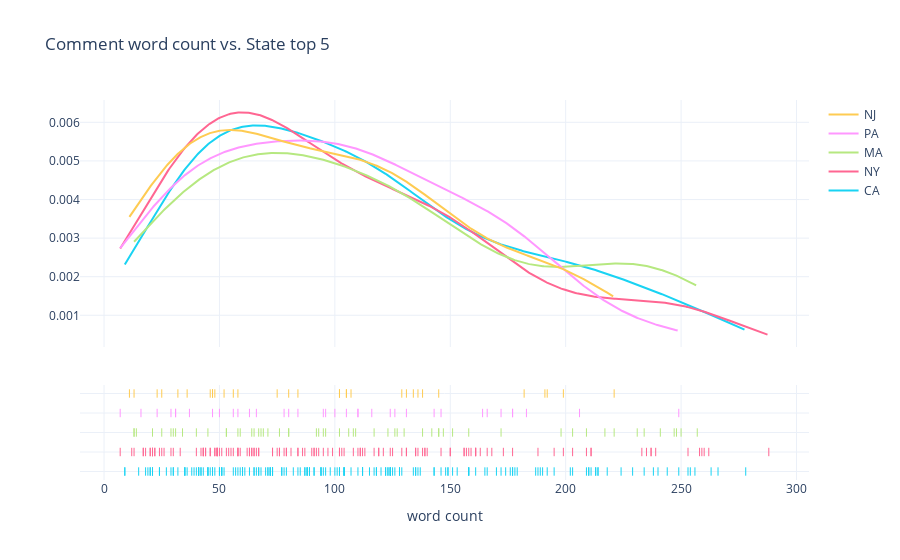

Notebook code cell kept with this figure:
### Code cell
CA_comment = df.query("comment_len > 0 and state_abbrev == 'CA'")['comment_len']
NY_comment = df.query("comment_len > 0 and state_abbrev == 'NY'")['comment_len']
MA_comment = df.query("comment_len > 0 and state_abbrev == 'MA'")['comment_len']
PA_comment = df.query("comment_len > 0 and state_abbrev == 'PA'")['comment_len']
NJ_comment = df.query("comment_len > 0 and state_abbrev == 'NJ'")['comment_len']

fig = ff.create_distplot(hist_data=[CA_comment, NY_comment, MA_comment, PA_comment, NJ_comment],
                         group_labels=['CA', 'NY', 'MA', 'PA', 'NJ'],
                         colors=px.colors.qualitative.Plotly[5:], show_hist=False)

fig.update_layout(title_text="Comment word count vs. State top 5", xaxis_title='word count', template="plotly_white")
fig.show()

### Figure 1 — Plotly figure (JSON) as saved in the notebook; plotly's stock layout.template omitted (floating-point values rounded to 4 significant figures; data arrays with more than 128 entries replaced by an {"elided": "..."} marker saying what was removed)
{"data": [{"legendgroup": "CA", "marker": {"color": "#19D3F3"}, "mode": "lines", "name": "CA", "showlegend": true, "type": "scatter", "x": {"elided": "500 float values"}, "xaxis": "x", "y": {"elided": "500 float values"}, "yaxis": "y"}, {"legendgroup": "NY", "marker": {"color": "#FF6692"}, "mode": "lines", "name": "NY", "showlegend": true, "type": "scatter", "x": {"elided": "500 float values"}, "xaxis": "x", "y": {"elided": "500 float values"}, "yaxis": "y"}, {"legendgroup": "MA", "marker": {"color": "#B6E880"}, "mode": "lines", "name": "MA", "showlegend": true, "type": "scatter", "x": {"elided": "500 float values"}, "xaxis": "x", "y": {"elided": "500 float values"}, "yaxis": "y"}, {"legendgroup": "PA", "marker": {"color": "#FF97FF"}, "mode": "lines", "name": "PA", "showlegend": true, "type": "scatter", "x": {"elided": "500 float values"}, "xaxis": "x", "y": {"elided": "500 float values"}, "yaxis": "y"}, {"legendgroup": "NJ", "marker": {"color": "#FECB52"}, "mode": "lines", "name": "NJ", "showlegend": true, "type": "scatter", "x": {"elided": "500 float values"}, "xaxis": "x", "y": {"elided": "500 float values"}, "yaxis": "y"}, {"legendgroup": "CA", "marker": {"color": "#19D3F3", "symbol": "line-ns-open"}, "mode": "markers", "name": "CA", "showlegend": false, "type": "scatter", "x": {"elided": "176 int values"}, "xaxis": "x", "y": {"elided": "176 str values"}, "yaxis": "y2"}, {"legendgroup": "NY", "marker": {"color": "#FF6692", "symbol": "line-ns-open"}, "mode": "markers", "name": "NY", "showlegend": false, "type": "scatter", "x": {"elided": "135 int values"}, "xaxis": "x", "y": {"elided": "135 str values"}, "yaxis": "y2"}, {"legendgroup": "MA", "marker": {"color": "#B6E880", "symbol": "line-ns-open"}, "mode": "markers", "name": "MA", "showlegend": false, "type": "scatter", "x": [234, 145, 93, 31, 127, 53, 145, 248, 241, 69, 30, 21, 80, 80, 45, 126, 40, 102, 106, 96, 130, 13, 147, 117, 172, 13, 231, 250, 34, 76, 92, 108, 64, 68, 257, 123, 65, 209, 203, 67, 198, 138, 14, 59, 58, 95, 71, 53, 158, 109, 151, 25, 217, 142, 29, 221, 247], "xaxis": "x", "y": ["MA", "MA", "MA", "MA", "MA", "MA", "MA", "MA", "MA", "MA", "MA", "MA", "MA", "MA", "MA", "MA", "MA", "MA", "MA", "MA", "MA", "MA", "MA", "MA", "MA", "MA", "MA", "MA", "MA", "MA", "MA", "MA", "MA", "MA", "MA", "MA", "MA", "MA", "MA", "MA", "MA", "MA", "MA", "MA", "MA", "MA", "MA", "MA", "MA", "MA", "MA", "MA", "MA", "MA", "MA", "MA", "MA"], "yaxis": "y2"}, {"legendgroup": "PA", "marker": {"color": "#FF97FF", "symbol": "line-ns-open"}, "mode": "markers", "name": "PA", "showlegend": false, "type": "scatter", "x": [131, 126, 29, 7, 95, 23, 63, 146, 31, 50, 100, 183, 110, 116, 47, 105, 56, 206, 58, 249, 31, 177, 66, 84, 96, 80, 37, 164, 166, 16, 172, 110, 143, 78, 124, 177], "xaxis": "x", "y": ["PA", "PA", "PA", "PA", "PA", "PA", "PA", "PA", "PA", "PA", "PA", "PA", "PA", "PA", "PA", "PA", "PA", "PA", "PA", "PA", "PA", "PA", "PA", "PA", "PA", "PA", "PA", "PA", "PA", "PA", "PA", "PA", "PA", "PA", "PA", "PA"], "yaxis": "y2"}, {"legendgroup": "NJ", "marker": {"color": "#FECB52", "symbol": "line-ns-open"}, "mode": "markers", "name": "NJ", "showlegend": false, "type": "scatter", "x": [221, 58, 11, 191, 105, 32, 46, 129, 52, 75, 199, 47, 105, 25, 138, 134, 80, 13, 102, 131, 56, 145, 84, 102, 47, 36, 182, 136, 192, 107, 48, 23], "xaxis": "x", "y": ["NJ", "NJ", "NJ", "NJ", "NJ", "NJ", "NJ", "NJ", "NJ", "NJ", "NJ", "NJ", "NJ", "NJ", "NJ", "NJ", "NJ", "NJ", "NJ", "NJ", "NJ", "NJ", "NJ", "NJ", "NJ", "NJ", "NJ", "NJ", "NJ", "NJ", "NJ", "NJ"], "yaxis": "y2"}], "layout": {"barmode": "overlay", "hovermode": "closest", "legend": {"traceorder": "reversed"}, "title": {"text": "Comment word count vs. State top 5"}, "xaxis": {"anchor": "y2", "domain": [0, 1], "title": {"text": "word count"}, "zeroline": false}, "yaxis": {"anchor": "free", "domain": [0.35, 1], "position": 0}, "yaxis2": {"anchor": "x", "domain": [0, 0.25], "dtick": 1, "showticklabels": false}}}
